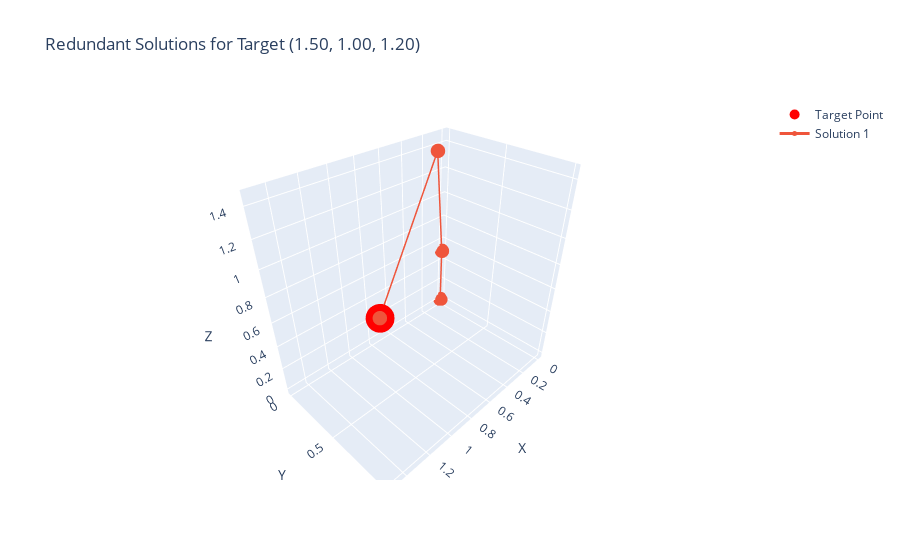
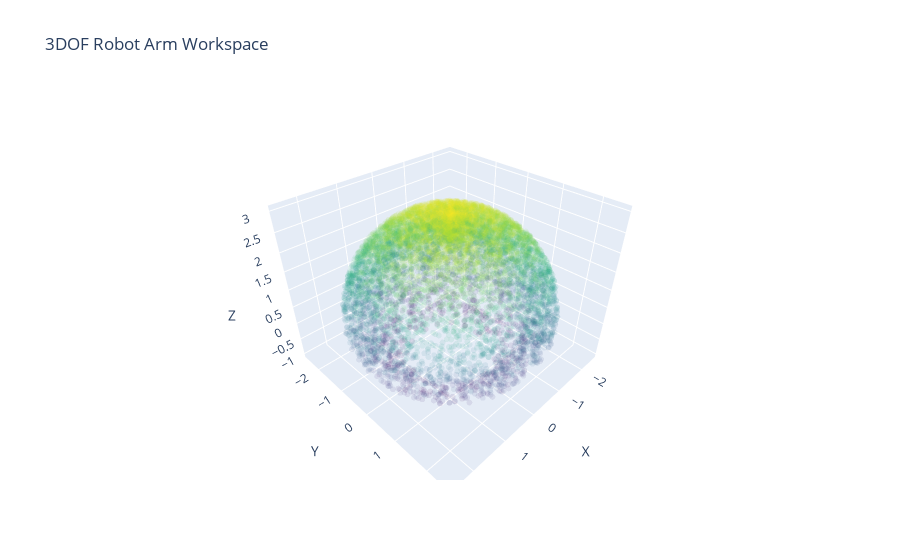

Notebook cell for these charts, in order:
### Markdown cell above
### Make the max and min for the robot arm

### Code cell
def inverse_kinematics_cost(theta, target, l1, l2, l3):
    x, y, z = forward_kinematics_3dof(theta[0], theta[1], theta[2], l1, l2, l3)
    return np.sum((np.array([x, y, z]) - target)**2)

def inverse_kinematics_3dof(target, l1, l2, l3, initial_guess):
    result = minimize(inverse_kinematics_cost, initial_guess, 
                      args=(target, l1, l2, l3),
                      bounds=[(-np.pi/2, np.pi/2), (-np.pi/2, np.pi/2), (-np.pi/2, np.pi/2)])
    return result.x if result.success else None

def check_redundancy(target, l1, l2, l3, num_attempts=50, position_tolerance=1e-3, angle_tolerance=1e-2):
    solutions = []
    for _ in range(num_attempts):
        initial_guess = np.random.uniform(-np.pi/2, np.pi/2, 3)
        solution = inverse_kinematics_3dof(target, l1, l2, l3, initial_guess)
        if solution is not None:
            # Calculate the end-effector position for this solution
            end_effector_pos = forward_kinematics_3dof(solution[0], solution[1], solution[2], l1, l2, l3)
            
            # Check if the end-effector position matches the target within tolerance
            if np.linalg.norm(np.array(end_effector_pos) - np.array(target)) < position_tolerance:
                # Check if this solution is unique (different joint angles)
                is_unique = all(np.linalg.norm(solution - existing_sol) > angle_tolerance for existing_sol in solutions)
                if is_unique:
                    solutions.append(solution)
    
    return solutions

def visualize_redundant_solutions(target, solutions, l1, l2, l3):
    fig = go.Figure()

    # Plot target point
    fig.add_trace(go.Scatter3d(x=[target[0]], y=[target[1]], z=[target[2]],
                               mode='markers', marker=dict(size=10, color='red'),
                               name='Target Point'))

    # Plot each solution
    for i, solution in enumerate(solutions):
        positions = calculate_arm_positions(solution[0], solution[1], solution[2], l1, l2, l3)
        fig.add_trace(go.Scatter3d(x=positions[:, 0], y=positions[:, 1], z=positions[:, 2],
                                   mode='lines+markers',
                                   line=dict(width=3),
                                   marker=dict(size=5),
                                   name=f'Solution {i+1}'))

    # Set layout
    fig.update_layout(scene=dict(aspectmode='data',
                                 xaxis_title='X', yaxis_title='Y', zaxis_title='Z'),
                      title=f'Redundant Solutions for Target ({target[0]:.2f}, {target[1]:.2f}, {target[2]:.2f})')
    fig.show()

def calculate_arm_positions(theta1, theta2, theta3, l1, l2, l3):
    p0 = np.array([0, 0, 0])
    p1 = np.array([0, 0, l3])
    x2 = l1 * np.cos(theta1) * np.sin(theta2)
    y2 = l1 * np.sin(theta1) * np.sin(theta2)
    z2 = l3 + l1 * np.cos(theta2)
    p2 = np.array([x2, y2, z2])
    p3 = np.array(forward_kinematics_3dof(theta1, theta2, theta3, l1, l2, l3))
    return np.vstack((p0, p1, p2, p3))

# Example usage
l1, l2, l3 = 1.0, 1.5, 0.5
target = [1.5, 1.0, 1.2]  # Example target point

solutions = check_redundancy(target, l1, l2, l3)
print(f"Number of unique solutions found: {len(solutions)}")
for i, sol in enumerate(solutions):
    print(f"Solution {i+1}: theta1 = {sol[0]:.4f}, theta2 = {sol[1]:.4f}, theta3 = {sol[2]:.4f}")

if len(solutions) > 1:
    print("Multiple solutions found. Visualizing...")
    visualize_redundant_solutions(target, solutions, l1, l2, l3)
elif len(solutions) == 1:
    visualize_redundant_solutions(target, solutions, l1, l2, l3)
    print("Only one solution found. No redundancy for this target point.")
else:
    print("No solutions found. The target point may be unreachable.")

# Function to generate and visualize the workspace
def generate_and_visualize_workspace(l1, l2, l3, num_points=10000):
    theta1 = np.random.uniform(-np.pi/2, np.pi/2, num_points)
    theta2 = np.random.uniform(-np.pi/2, np.pi/2, num_points)
    theta3 = np.random.uniform(-np.pi/2, np.pi/2, num_points)
    
    points = np.array([forward_kinematics_3dof(t1, t2, t3, l1, l2, l3) for t1, t2, t3 in zip(theta1, theta2, theta3)])
    
    fig = go.Figure(data=[go.Scatter3d(x=points[:, 0], y=points[:, 1], z=points[:, 2],
                                       mode='markers',
                                       marker=dict(size=2, color=points[:, 2], colorscale='Viridis'),
                                       opacity=0.1)])
    
    fig.update_layout(scene=dict(aspectmode='data',
                                 xaxis_title='X', yaxis_title='Y', zaxis_title='Z'),
                      title='3DOF Robot Arm Workspace')
    fig.show()
    
    print(f"Workspace ranges:")
    print(f"X: [{points[:, 0].min():.2f}, {points[:, 0].max():.2f}]")
    print(f"Y: [{points[:, 1].min():.2f}, {points[:, 1].max():.2f}]")
    print(f"Z: [{points[:, 2].min():.2f}, {points[:, 2].max():.2f}]")

# Generate and visualize the workspace
generate_and_visualize_workspace(l1, l2, l3)

### Figure 1 — Plotly figure (JSON) as saved in the notebook; plotly's stock layout.template omitted (floating-point values rounded to 4 significant figures)
{"data": [{"marker": {"color": "red", "size": 10}, "mode": "markers", "name": "Target Point", "type": "scatter3d", "x": [1.5], "y": [1], "z": [1.2]}, {"line": {"width": 3}, "marker": {"size": 5}, "mode": "lines+markers", "name": "Solution 1", "type": "scatter3d", "x": [0, 0, 0.2689, 1.5], "y": [0, 0, 0.1792, 1.0], "z": [0, 0.5, 1.446, 1.2]}], "layout": {"scene": {"aspectmode": "data", "xaxis": {"title": {"text": "X"}}, "yaxis": {"title": {"text": "Y"}}, "zaxis": {"title": {"text": "Z"}}}, "title": {"text": "Redundant Solutions for Target (1.50, 1.00, 1.20)"}}}

### Figure 2 — Plotly figure (JSON) as saved in the notebook; plotly's stock layout.template omitted (floating-point values rounded to 4 significant figures; data arrays with more than 128 entries replaced by an {"elided": "..."} marker saying what was removed)
{"data": [{"marker": {"color": {"elided": "10000 float values"}, "colorscale": [[0, "#440154"], [0.1111, "#482878"], [0.2222, "#3e4989"], [0.3333, "#31688e"], [0.4444, "#26828e"], [0.5556, "#1f9e89"], [0.6667, "#35b779"], [0.7778, "#6ece58"], [0.8889, "#b5de2b"], [1, "#fde725"]], "size": 2}, "mode": "markers", "opacity": 0.1, "type": "scatter3d", "x": {"elided": "10000 float values"}, "y": {"elided": "10000 float values"}, "z": {"elided": "10000 float values"}}], "layout": {"scene": {"aspectmode": "data", "xaxis": {"title": {"text": "X"}}, "yaxis": {"title": {"text": "Y"}}, "zaxis": {"title": {"text": "Z"}}}, "title": {"text": "3DOF Robot Arm Workspace"}}}
